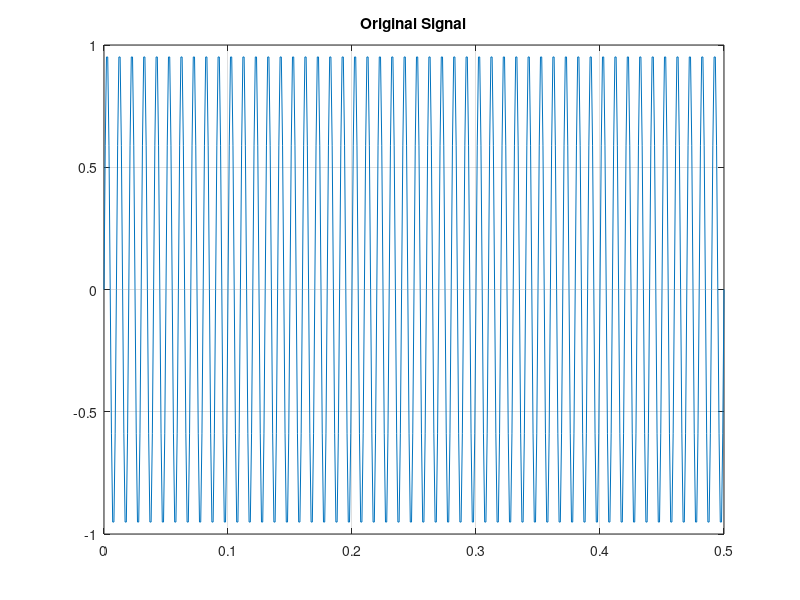
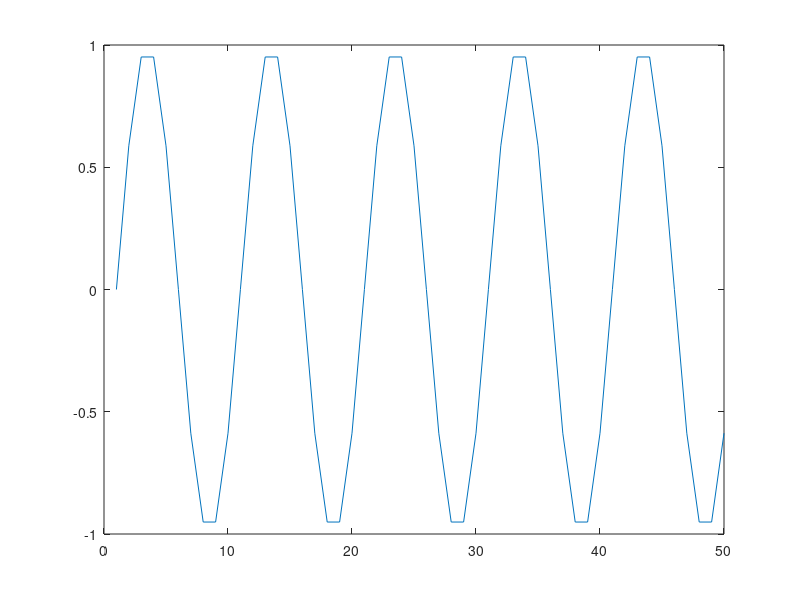
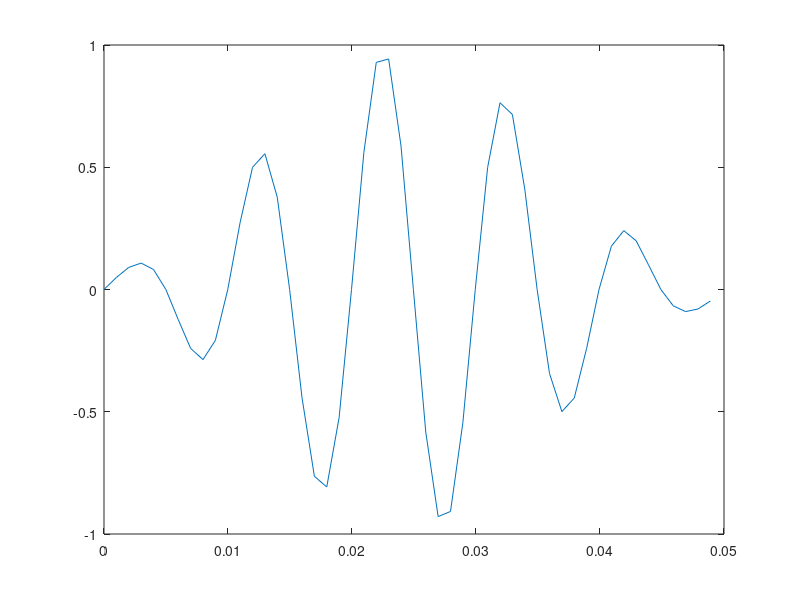

Recreate these plots in MATLAB, in order. (Note: this script raises an error after producing the figures.)
clear all;
clc;
close all;
t=0:0.001:0.5;

speech=sin(2*pi*100*t);
plot(t,speech) %original signal
grid on
title ('Original Signal')
fs=1002;
frame_dur=50000/fs;
 max_value=max(abs(speech));
 min_value=min(abs(speech));
speech=(speech-mean(speech)./(max(abs((speech - mean(speech))))));%Normalization
%frame_dur=20; %20 ms
 m=length(speech);%length of speech
x=speech(1:50);
figure,plot(x);

win = hamming(50);
% 
% 
 M=10;
 speech1 = win.*(x)'; %signal for first frame 
 t2=(0:length(speech1)-1)/fs;
figure,plot(t2,speech1)
 [A,G] = lpc(speech1,M); 
 
 speech2= clip_center(speech1);
 figure,plot(speech2)
 Rn= modified_autocorrelation( speech2);
a=length(round(fs/350):round(fs/80));
 Rnk=Rn(round(fs/350):round(fs/80));
 [R,indis]=max(Rnk); %find max values at 80<f0<350
 indis=round(fs/350)-1+indis;%indices of max R values
R0=Rn(1);
Rn0=R0*0.3;
k=indis;
pitchPeriod=[];
if R>=Rn0
        pitchPer=(k+fs/350); %frame is voiced
    else
       pitchPer=0;
    end
pitchPeriod=[pitchPeriod; pitchPer]; 
[signal t]=syn_lpc(fs,pitchPeriod,frame_dur,A,G*10^3);
%signal=signal*max(abs((speech - mean(speech))));
figure,
subplot(2,1,1)
plot(t2,speech1)
title('Original')
subplot(2,1,2)
plot(t,signal)
title('Synthesized')
%sound(signal,fs)


